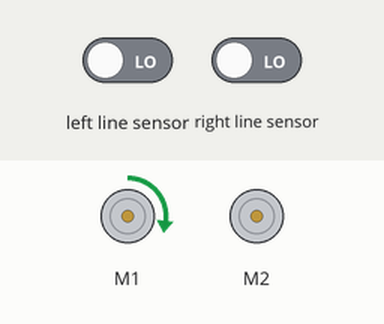
Recording of a program running on a simulated BBC micro:bit (MakeCode). Shown: 2 × DC motor (green arrow = forward, orange = backward, longer = faster). The inputs (shaded band) are chosen by the test bench; at power-on: left line sensor LOW, right line sensor LOW.

Above: at 1.2 s.
1.3 s: left line sensor driven HIGH
At 3.5 s:
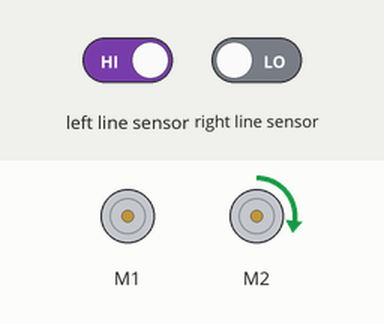
4.3 s: left line sensor driven LOW
At 5.0 s:
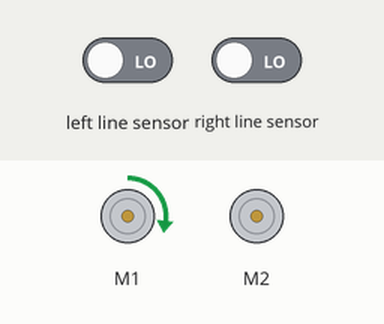
Timing chart, 0 to 11.8 s (numbered marks = the images above; inputs shaded):
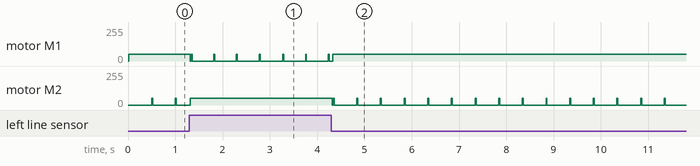

The program:

main.ts
```typescript
basic.forever(function () {
    maqueen.motorRun(maqueen.Motors.All, maqueen.Dir.CW, 50)
    if (maqueen.readPatrol(maqueen.Patrol.PatrolLeft) == 0) {
        maqueen.motorRun(maqueen.Motors.M1, maqueen.Dir.CW, 50)
        maqueen.motorRun(maqueen.Motors.M2, maqueen.Dir.CCW, 0)
    } else if (maqueen.readPatrol(maqueen.Patrol.PatrolRight) == 0) {
        maqueen.motorRun(maqueen.Motors.M1, maqueen.Dir.CCW, 0)
        maqueen.motorRun(maqueen.Motors.M2, maqueen.Dir.CW, 50)
    } else {
        maqueen.motorRun(maqueen.Motors.All, maqueen.Dir.CW, 50)
    }
})
```

test.ts
```typescript
// aquí va el archivo "tests"; esto no se compilará cuando este paquete se utilice como una extensión.
```

Measured:
- after the input at 1.3 s, motor M1: forward 50/255 → stopped at once, then repeats every 0.48 s: forward 50/255 0.02 s, stopped 0.46 s
- after the input at 4.3 s, motor M2: forward 50/255 → stopped at once, then repeats every 0.50 s: forward 50/255 0.02 s, stopped 0.48 s
